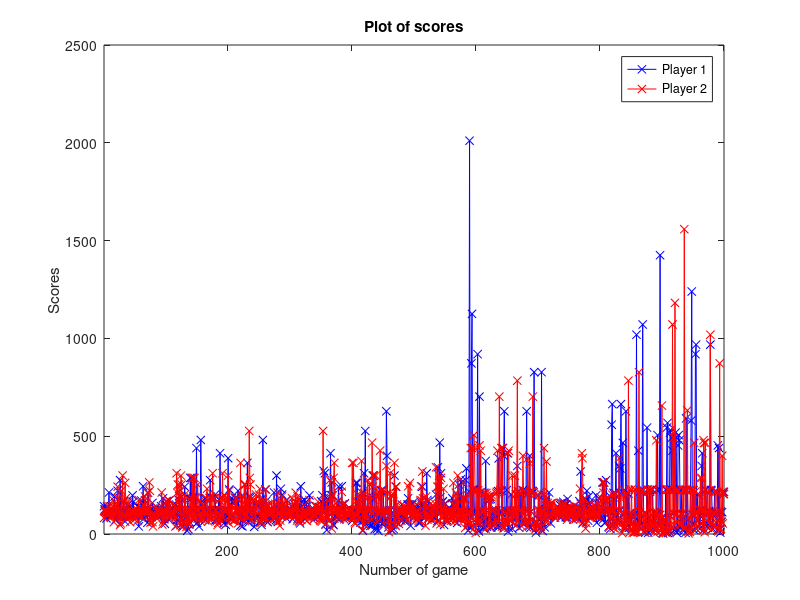
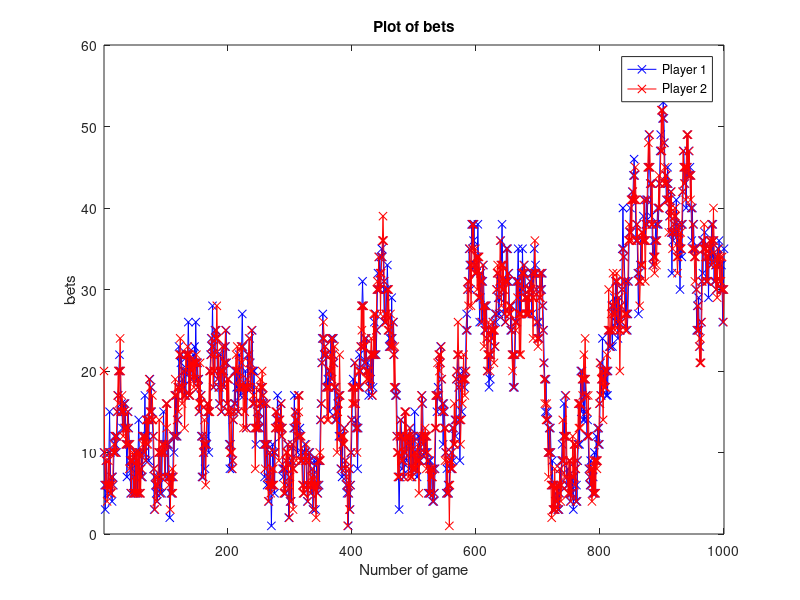

Write the MATLAB code that produced these figures, in order.
% SKRIPTMASTER: Sequential Investment Game for two Players
%
% This script contains the code of the Sequential Investment Game for two
% players, which is part of the GESS course "Modeling and Simulating Social
% Systems with MATLAB".
%
% Authors: Fabian Keller, Sebastian Klotz, Simon Zimmermann
% Date: 11.11.2014

% Variables
global N                
global n
global p
global m_start

N = 1000;       % number of repeats
n = 10;         % number of games per repeat
p = 60;         % winning probability (in %, 0 - 100)
m_start = 100;  % start amount of money

% Players
global bet_1            
global bet_2 
global score_1  
global score_2   
global history_1     
global history_2   
global win_1 
global win_2

bet_1 = zeros(N,1);         % bet player 1 (in %)
bet_1(1,1) = 10;            % starting bet player 1 (in %)
bet_2 = zeros(N,1);         % bet player 2 (in %)
bet_2(1,1) = 20;            % starting bet player 2 (in %)
score_1 = zeros(N,n+1);     % scores of player 1 in one repeat
score_2 = zeros(N,n+1);     % scores of player 2 in one repeat
history_1 = zeros(N,n);     % win (=1) / lose (=0) history of player 1 in one game (random)
history_2 = zeros(N,n);     % win (=1) / lose (=0) history of player 2 in one game (random)    
win_1 = zeros(N,1);         % win (=1) / lose (=0) history of player 1 in one repeat   
win_2 = zeros(N,1);         % win (=1) / lose (=0) history of player 2 in one repeat

% Game
for i = 1:1:N
    score_1(i,1) = m_start;         % first entry = start value
    score_2(i,1) = m_start;         % first entry = start value
    
    for j = 2:1:n+1
% game for player 1
        rand_Nb_1 = randi(100);
        if rand_Nb_1 <= p           % win
            score_1(i,j) = score_1(i,j-1) + bet_1(i,1)/100*score_1(i,j-1);
            history_1(i,j) = 1;
        else                        % lose
            score_1(i,j) = score_1(i,j-1) - bet_1(i,1)/100*score_1(i,j-1);
            history_1(i,j) = 0;  
        end
% game for player 2
        rand_Nb_2 = randi(100);
        if rand_Nb_2 <= p           % win
            score_2(i,j) = score_2(i,j-1) + bet_2(i,1)/100*score_2(i,j-1);
            history_2(i,j) = 1;
        else                        % lose
            score_2(i,j) = score_2(i,j-1) - bet_2(i,1)/100*score_2(i,j-1);
            history_2(i,j) = 0;
        end
    end
            
% Evaluation & strategy change
    % player 1 wins
if score_1(i,n+1) > score_2(i,n+1)              
    
    win_1(i,1) = 1;                             % update winner history
    win_2(i,1) = 0;
    
    bet_2(i+1,1) = bet_1(i,1);                  % loser adapts the strategy of the winner
    
    if randi(100) > 50 && bet_1(i,1) > 5        % new random strategy for the winner
        bet_1(i+1,1) = bet_1(i,1)-randi(5);
    else bet_1(i+1,1) = bet_1(i,1)+randi(5);
    end
    
    % player 2 wins
elseif score_2(i,n+1) > score_1(i,n+1)          
    
    win_1(i,1) = 0;                             % update winner history
    win_2(i,1) = 1;
    
    bet_1(i+1,1) = bet_2(i,1);                  % loser adapts the strategy of the winner
    
    if randi(100) > 50 && bet_2(i,1) > 5        % new random strategy for the winner
        bet_2(i+1,1) = bet_2(i,1)-randi(5);
    else bet_2(i+1,1) = bet_2(i,1)+randi(5);
    end
    
    % draw --> keep strategy
else    
    win_1(i,1) = 0;
    win_2(i,1) = 0;
end
end

% Sum of wins

global sum_1
global sum_2

sum_1 = sum(win_1);
sum_2 = sum(win_2);

if sum_1 > sum_2
    disp('Player 1 wins the game!')
elseif sum_1 < sum_2
    disp('Player 2 wins the game!')
else disp('Draw!')
end

%Plot of scores
figure(1);
plot(1:N,score_1(:,11),'b-x')
hold on
plot(1:N,score_2(:,11),'r-x')
xlim([1 N]);
title('Plot of scores');
xlabel('Number of game');
ylabel('Scores');
legend('Player 1','Player 2');

%Plot of bets
figure(2);
plot(1:N+1,bet_1(:,1),'b-x')
hold on
plot(1:N+1,bet_2(:,1),'r-x')
xlim([1 N+1]);
title('Plot of bets');
xlabel('Number of game');
ylabel('bets');
legend('Player 1','Player 2');

%Results:

%bet_1
%bet_2
%score_1
%score_2
%history_1
%history_2
%win_1
%win_2
%sum_1
%sum_2
        
        